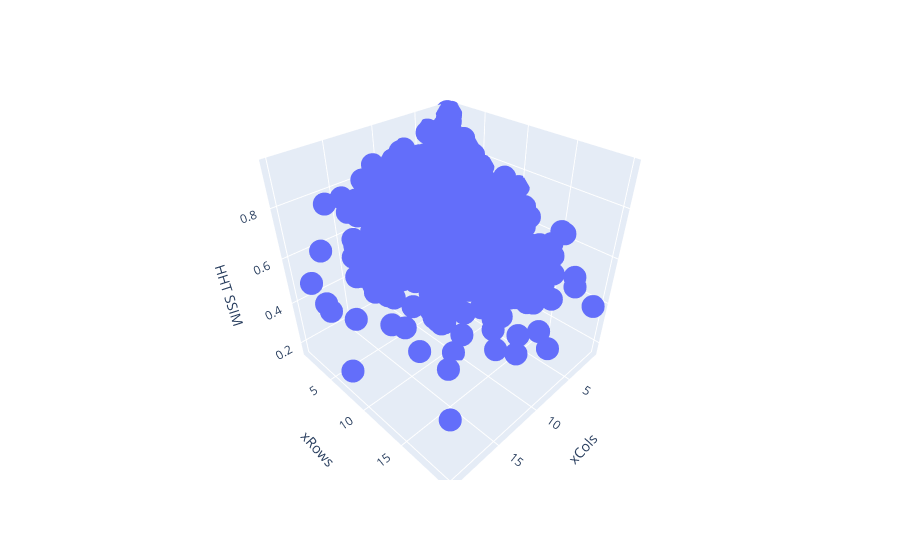

The notebook cell this image was saved under:
### Code cell


### Figure 1 — Plotly figure (JSON) as saved in the notebook; plotly's stock layout.template omitted (floating-point values rounded to 4 significant figures; data arrays with more than 128 entries replaced by an {"elided": "..."} marker saying what was removed)
{"data": [{"hovertemplate": "xCols=%{x}<br>xRows=%{y}<br>HHT SSIM=%{z}<extra></extra>", "legendgroup": "", "marker": {"color": "#636efa", "symbol": "circle"}, "mode": "markers", "name": "", "scene": "scene", "showlegend": false, "type": "scatter3d", "x": {"elided": "1688 float values"}, "y": {"elided": "1688 float values"}, "z": {"elided": "1688 float values"}}], "layout": {"legend": {"tracegroupgap": 0}, "margin": {"t": 60}, "scene": {"domain": {"x": [0, 1], "y": [0, 1]}, "xaxis": {"title": {"text": "xCols"}}, "yaxis": {"title": {"text": "xRows"}}, "zaxis": {"title": {"text": "HHT SSIM"}}}}}
